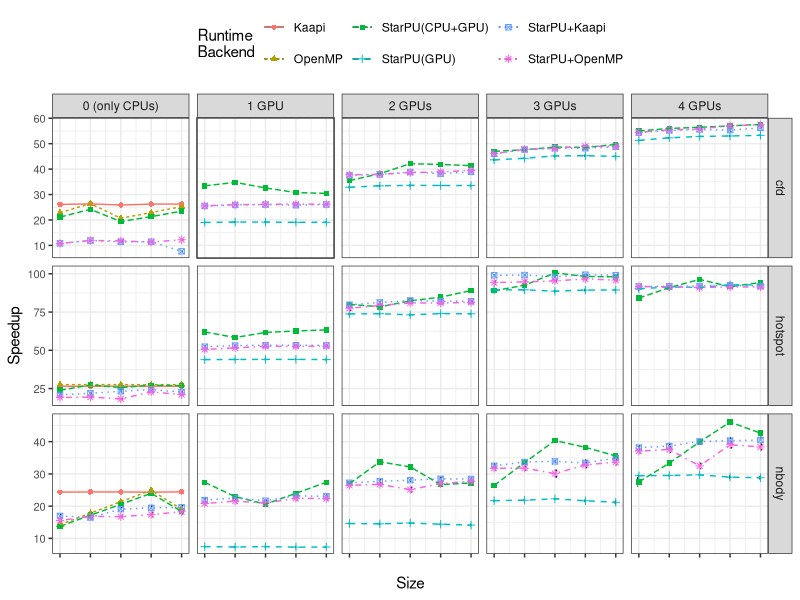

The R source for this figure:
library(ggplot2)
library(plyr)
entry <- c("BENCH", "backend", "size", "block_size", "thread", "gpus")
dados_all <- read.csv("../dados/idcin-2/data_R.csv", header=TRUE, sep=";")
serial <- dados_all[grep("^SERIAL$",dados_all$backend),]
serial_stat <- ddply(serial, entry, summarise,
                     n=length(time), mean=mean(time), sd=sd(time),
                     se=sd/sqrt(n), ci=se*qt(.95/2 + .5, n-1))

# calculate speedup
dados <- dados_all[grep("SERIAL", dados_all$backend, invert=TRUE),] #eliminate SERIAL

dados <- dados[((dados$BENCH == "hotspot") & (dados$block_size == 1024)) |
               ((dados$BENCH == "nbody") & (dados$block_size == 2048)) |
               ((dados$BENCH == "cfd") & (dados$block_size == 2048)),] 

dados <- dados[((dados$thread == 28) & (dados$gpus == 0)) |
               ((dados$BENCH == "cfd") & 
                ( ( (dados$backend == "PARALLEL_BACK_STARPU") &
                    ( ((dados$thread == 26) & (dados$gpus == 1)) | ((dados$thread == 12) & (dados$gpus == 2)) |
                      ((dados$thread == 10) & (dados$gpus == 3)) | ((dados$thread == 10) & (dados$gpus == 4)) ) ) |
                  ( ( (dados$backend == "PARALLEL_BACK_STARPU_OPENMP") | (dados$backend == "PARALLEL_BACK_STARPU_KAAPI") ) &
                    ( ((dados$thread == 10) & (dados$gpus == 1)) | ((dados$thread == 10) & (dados$gpus == 2)) |
                      ((dados$thread == 10) & (dados$gpus == 3)) | ((dados$thread == 10) & (dados$gpus == 4)) ) ) ) ) |
               ((dados$BENCH == "hotspot") & 
                ( ( (dados$backend == "PARALLEL_BACK_STARPU") &
                    ( ((dados$thread == 26) & (dados$gpus == 1)) | ((dados$thread == 25) & (dados$gpus == 2)) |
                      ((dados$thread == 24) & (dados$gpus == 3)) | ((dados$thread == 23) & (dados$gpus == 4)) ) ) |
                  ( ( (dados$backend == "PARALLEL_BACK_STARPU_OPENMP") | (dados$backend == "PARALLEL_BACK_STARPU_KAAPI") ) &
                    ( ((dados$thread == 12) & (dados$gpus == 1)) | ((dados$thread == 12) & (dados$gpus == 2)) |
                      ((dados$thread == 10) & (dados$gpus == 3)) | ((dados$thread == 10) & (dados$gpus == 4)) ) ) ) ) |       
               ((dados$BENCH == "nbody") & 
                ( ( (dados$backend == "PARALLEL_BACK_STARPU") &
                    ( ((dados$thread == 27) & (dados$gpus == 1)) | ((dados$thread == 26) & (dados$gpus == 2)) |
                      ((dados$thread == 25) & (dados$gpus == 3)) | ((dados$thread == 23) & (dados$gpus == 4)) ) ) |
                  ( ( (dados$backend == "PARALLEL_BACK_STARPU_OPENMP") | (dados$backend == "PARALLEL_BACK_STARPU_KAAPI") ) &
                    ( ((dados$thread == 27) & (dados$gpus == 1)) | ((dados$thread == 26) & (dados$gpus == 2)) |
                      ((dados$thread == 25) & (dados$gpus == 3)) | ((dados$thread == 24) & (dados$gpus == 4)) ) ) ) ) |       
	       ((dados$thread == 0) & (dados$gpus > 0) & (dados$backend == "PARALLEL_BACK_STARPU")),]
dados$speedup <- 1:nrow(dados)
for(i in 1:nrow(dados)){
	name <- dados[i,]$BENCH
	sz <- dados[i,]$size
	tserial <- serial_stat[(serial_stat$BENCH == name) & (serial_stat$size == sz),]$mean
	dados[i,]$speedup <- tserial / dados[i,]$time
}

# rename GPUs label
dados[dados$gpus == 0, "gpus"] <- as.character("0 (only CPUs)")
dados[dados$gpus == 1, "gpus"] <- as.character("1 GPU")
dados[dados$gpus == 2, "gpus"] <- as.character("2 GPUs")
dados[dados$gpus == 3, "gpus"] <- as.character("3 GPUs")
dados[dados$gpus == 4, "gpus"] <- as.character("4 GPUs")
# rename backends
dados$backend <- ifelse(dados$backend == "PARALLEL_BACK_KAAPI", "Kaapi", as.character(dados$backend))
dados$backend <- ifelse(dados$backend == "PARALLEL_BACK_OPENMP", "OpenMP", as.character(dados$backend))
dados$backend <- ifelse((dados$backend == "PARALLEL_BACK_STARPU") & (dados$thread == 0), "StarPU(GPU)", as.character(dados$backend))
dados$backend <- ifelse(dados$backend == "PARALLEL_BACK_STARPU", "StarPU(CPU+GPU)", as.character(dados$backend))
dados$backend <- ifelse(dados$backend == "PARALLEL_BACK_STARPU_OPENMP", "StarPU+OpenMP", as.character(dados$backend))
dados$backend <- ifelse(dados$backend == "PARALLEL_BACK_STARPU_KAAPI", "StarPU+Kaapi", as.character(dados$backend))
# rename sizes nbody
dados$size <- ifelse((dados$size == 65536)  & (dados$BENCH == "nbody"), 1, as.integer(dados$size))
dados$size <- ifelse((dados$size == 81920)  & (dados$BENCH == "nbody"), 2, as.integer(dados$size))
dados$size <- ifelse((dados$size == 98304)  & (dados$BENCH == "nbody"), 3, as.integer(dados$size))
dados$size <- ifelse((dados$size == 114688) & (dados$BENCH == "nbody"), 4, as.integer(dados$size))
dados$size <- ifelse((dados$size == 131072) & (dados$BENCH == "nbody"), 5, as.integer(dados$size))
# rename sizes hotspot
dados$size <- ifelse((dados$size == 12288) & (dados$BENCH == "hotspot"), 1, as.integer(dados$size))
dados$size <- ifelse((dados$size == 14336) & (dados$BENCH == "hotspot"), 2, as.integer(dados$size))
dados$size <- ifelse((dados$size == 16384) & (dados$BENCH == "hotspot"), 3, as.integer(dados$size))
dados$size <- ifelse((dados$size == 18432) & (dados$BENCH == "hotspot"), 4, as.integer(dados$size))
dados$size <- ifelse((dados$size == 20480) & (dados$BENCH == "hotspot"), 5, as.integer(dados$size))
# rename sizes cfd
dados$size <- ifelse((dados$size == 98304) & (dados$BENCH == "cfd"), 1, as.integer(dados$size))
dados$size <- ifelse((dados$size == 114688) & (dados$BENCH == "cfd"), 2, as.integer(dados$size))
dados$size <- ifelse((dados$size == 131072) & (dados$BENCH == "cfd"), 3, as.integer(dados$size))
dados$size <- ifelse((dados$size == 147456) & (dados$BENCH == "cfd"), 4, as.integer(dados$size))
dados$size <- ifelse((dados$size == 163840) & (dados$BENCH == "cfd"), 5, as.integer(dados$size))


dados_stat <- ddply(dados, entry, summarise, 
                     n=length(speedup), mean=mean(speedup), sd=sd(speedup), se=sd/sqrt(n),
                     ci=se*qt(.95/2 + .5, n-1))
# The errorbars overlapped, so use position_dodge to move them horizontally
pd <- position_dodge(0.1) # move them .05 to the left and right

ggplot(dados_stat, aes(x=size, y=mean, color=factor(backend), shape=factor(backend), linetype=factor(backend)))+
    geom_errorbar(aes(ymin=mean-ci, ymax=mean+ci), color="black", width=.1, position=pd) +
    geom_point() +
    geom_line() +
    theme_bw() +
    scale_colour_discrete(name="Runtime\nBackend") +
    scale_shape_discrete(name="Runtime\nBackend") +
    scale_linetype_discrete(name="Runtime\nBackend") +
    theme(axis.text.x = element_text(size=8), axis.text.y= element_text(size=8), legend.position="top") + 
    xlab("Size") +
    ylab("Speedup") + 
    scale_x_continuous(labels=c("", "", "", "", "")) +
    #scale_y_continuous(limits=c(0,110), breaks=seq(0,100,10)) +
    facet_grid(BENCH ~ gpus, scales = "free_y")